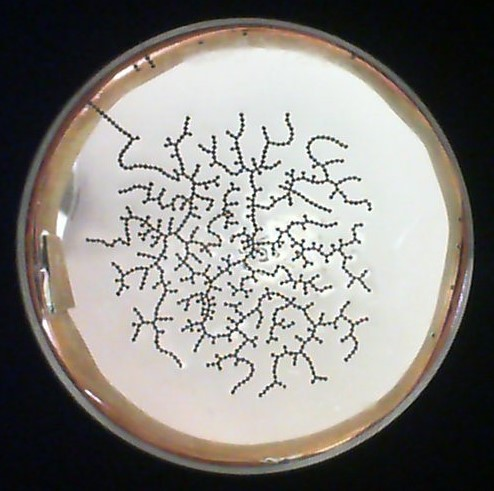
#> input picture hw3_img/sample.jpg, 494 x 491 px
$ jupyter execute hw3_hit_or_miss.ipynb
#> lines starting #> are read from the running program, lines starting #| are printed output that depends on the picture; after the words box and inside, x2 and y2 are one past the last pixel; in counts of white or black regions, pixels touching at a corner belong together
[cell 1]
import imageio.v3 as imageio
import matplotlib.pyplot as plt
import numpy as np
import scipy.ndimage as snd
from skimage.color import rgb2gray
from skimage.filters import threshold_otsu
from skimage.morphology import skeletonize

original = imageio.imread('./hw3_img/sample.jpg')
#> original is the input picture: shape (491, 494, 3); mean R, G, B 133.4, 130.2, 125.8
plt.imshow(original)

Debido a que la transformación *hit or miss* requiere de una imagen binaria convertimos la imagen RGB en una imagen de escala de grises
y luego seleccionamos un umbral $t$ y binarizamos la imagen de acuerdo al umbral: $f(x,y) \geq t \implies f'(x,y) = 0 \land f(x,y) < t \implies f'(x,y) = 1$.

[cell 2]
gray = rgb2gray(original)
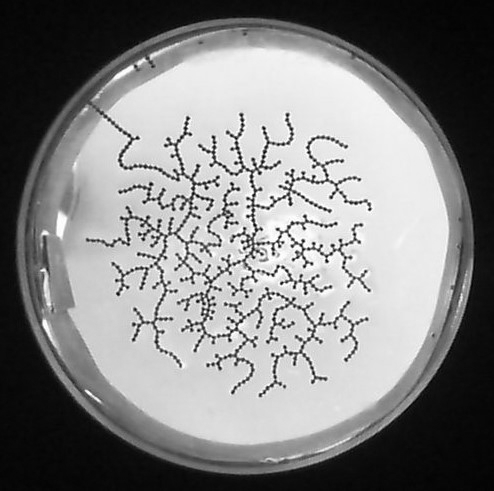
#> gray: shape (491, 494) float64; min 0, max 1, mean 0.512
thresh = threshold_otsu(gray)
#> thresh = 0.455
binary = gray < thresh
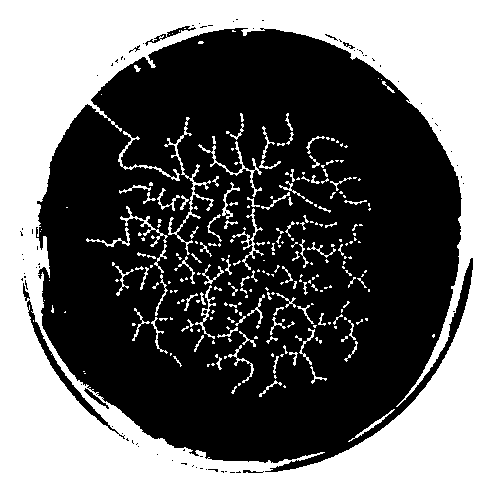
#> binary: shape (491, 494) bool; 42.1% white; 278 white regions (186 under 20 px), largest, box (x1, y1, x2, y2) and area: (0, 0, 494, 491) 93852, (164, 117, 214, 255) 636, (198, 141, 262, 197) 366
plt.imshow(binary, cmap='gray')

Luego convertimos la imagen en una versión simplificada utilizando *thinning*.

[cell 3]
binary = skeletonize(binary)
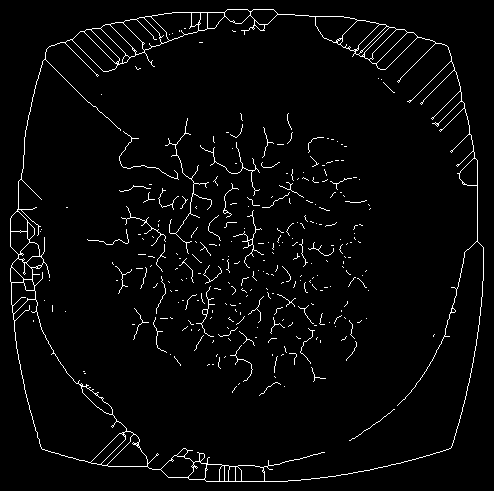
#> binary: shape (491, 494) bool; 3.1% white in thin lines or dots
plt.imshow(binary, cmap='gray')

A continuación definimos las estructuras binarias correspondientes a un *hit*, en este caso son los patrones de las posibles bifurcaciones, definimos 3 patrones básicos y luego generamos sus posibles rotaciones para generar todos los patrones. Luego definimos la estructura *miss*.

[cell 4]
h1 = [
[0,0,1],
[1,1,0],
[0,1,0]
]
h2 = [
[1,0,1],
[0,1,0],
[0,1,0]
]
h3 = [
[0,0,0],
[1,1,1],
[0,1,0]]


hitlist = []
for i in range(4):
    hitlist.append(np.rot90(h1, i))
    hitlist.append(np.rot90(h2, i))
    hitlist.append(np.rot90(h3, i))


m = [[0,0,0],[0,0,0],[0,0,0]]
misslist = [ m for i in range(12)]

Luego por cada patrón de bifurcación realizamos una transformación, combinando los resultados para todos los patrones obtenemos
los puntos de bifurcación.

[cell 5]
branches = np.zeros_like(binary)
for hit, miss in zip(hitlist, misslist):
    branches += snd.binary_hit_or_miss(binary, hit, miss)
#> this loop made 12 passes
#> pass 1, `branches += snd.binary_hit_or_miss(binary, hit, miss)`:
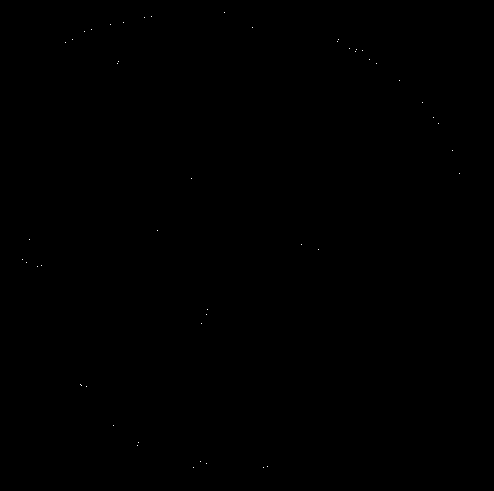
#> branches: shape (491, 494) bool; 0.02% white in thin lines or dots, all inside (x1, y1, x2, y2) = (22, 12, 460, 468)
#> after the loop:
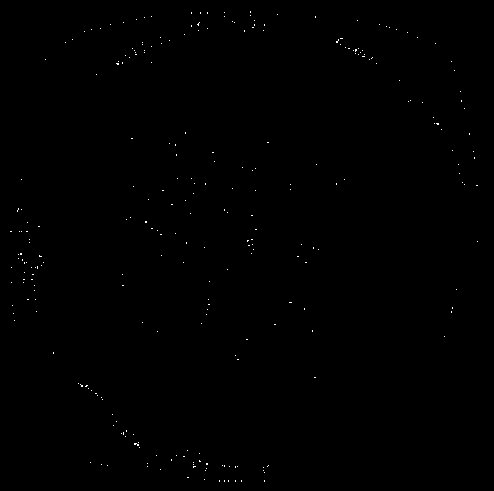
#> branches: shape (491, 494) bool; 0.17% white in thin lines or dots

Finalmente modificamos la imagen original, susituyendo los píxeles originales los cuales fueron *hit* por un píxel rojo para resaltar la bifurcación.

[cell 6]
branched_image = original.copy()
for x in range(len(branches)):
    for y in range(len(branches[x])):
        if branches[x][y] > 0:
            branched_image[x][y] = (255,0,0)
            branched_image[x+1][y] = (255,0,0)
            branched_image[x-1][y] = (255,0,0)
            branched_image[x][y+1] = (255,0,0)
            branched_image[x][y-1] = (255,0,0)
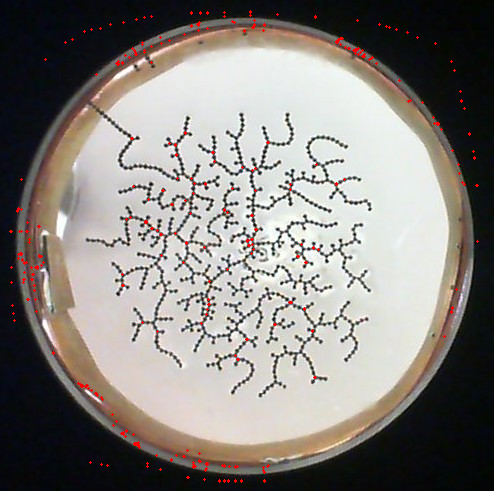
#> branched_image: shape (491, 494, 3); 0.72% of pixels changed, all inside (x1, y1, x2, y2) = (9, 10, 479, 483)

[cell 7]
plt.imshow(branched_image)

Ampliando la imagen final podemos apreciar que pudimos determinar algunos de los puntos de bifurcación en la imagen original.

[cell 8]
result = imageio.imread('./hw3_img/result.png')
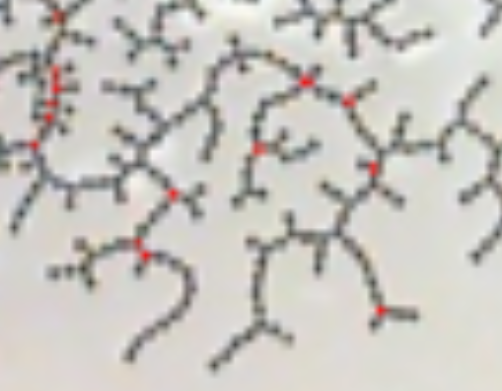
#> input picture hw3_img/result.png, 502 x 391 px
#> result is the input picture: shape (391, 502, 4); mean R, G, B, A 199.7, 196.9, 191.5, 255
plt.imshow(result)
